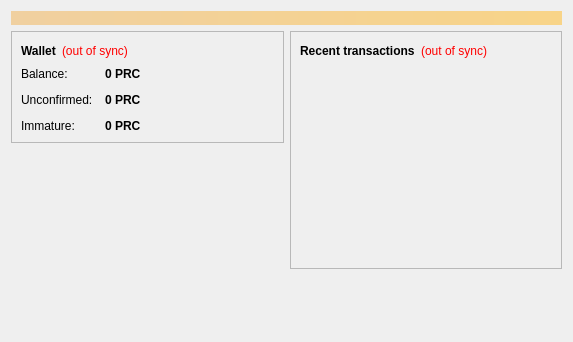
<?xml version="1.0" encoding="UTF-8"?>
<ui version="4.0">
 <class>OverviewPage</class>
 <widget class="QWidget" name="OverviewPage">
  <property name="geometry">
   <rect>
    <x>0</x>
    <y>0</y>
    <width>573</width>
    <height>342</height>
   </rect>
  </property>
  <property name="windowTitle">
   <string>Form</string>
  </property>
  <layout class="QVBoxLayout" name="topLayout">
   <item>
    <widget class="QLabel" name="labelAlerts">
     <property name="visible">
      <bool>false</bool>
     </property>
     <property name="styleSheet">
      <string notr="true">background-color: qlineargradient(x1: 0, y1: 0, x2: 1, y2: 0, stop:0 #F0D0A0, stop:1 #F8D488); color:#000000;</string>
     </property>
     <property name="wordWrap">
      <bool>true</bool>
     </property>
     <property name="margin">
      <number>3</number>
     </property>
    </widget>
   </item>
   <item>
    <layout class="QHBoxLayout" name="horizontalLayout" stretch="1,1">
     <item>
      <layout class="QVBoxLayout" name="verticalLayout_2">
       <item>
        <widget class="QFrame" name="frame">
         <property name="frameShape">
          <enum>QFrame::StyledPanel</enum>
         </property>
         <property name="frameShadow">
          <enum>QFrame::Raised</enum>
         </property>
         <layout class="QVBoxLayout" name="verticalLayout_4">
          <item>
           <layout class="QHBoxLayout" name="horizontalLayout_4">
            <item>
             <widget class="QLabel" name="label_5">
              <property name="font">
               <font>
                <weight>75</weight>
                <bold>true</bold>
               </font>
              </property>
              <property name="text">
               <string>Wallet</string>
              </property>
             </widget>
            </item>
            <item>
             <widget class="QLabel" name="labelWalletStatus">
              <property name="toolTip">
               <string>The displayed information may be out of date. Your wallet automatically synchronizes with the PeoplesReserve network after a connection is established, but this process has not completed yet.</string>
              </property>
              <property name="styleSheet">
               <string notr="true">QLabel { color: red; }</string>
              </property>
              <property name="text">
               <string notr="true">(out of sync)</string>
              </property>
              <property name="alignment">
               <set>Qt::AlignLeading|Qt::AlignLeft|Qt::AlignVCenter</set>
              </property>
             </widget>
            </item>
            <item>
             <spacer name="horizontalSpacer_2">
              <property name="orientation">
               <enum>Qt::Horizontal</enum>
              </property>
              <property name="sizeHint" stdset="0">
               <size>
                <width>40</width>
                <height>20</height>
               </size>
              </property>
             </spacer>
            </item>
           </layout>
          </item>
          <item>
           <layout class="QFormLayout" name="formLayout_2">
            <property name="fieldGrowthPolicy">
             <enum>QFormLayout::AllNonFixedFieldsGrow</enum>
            </property>
            <property name="horizontalSpacing">
             <number>12</number>
            </property>
            <property name="verticalSpacing">
             <number>12</number>
            </property>
            <item row="0" column="0">
             <widget class="QLabel" name="label">
              <property name="text">
               <string>Balance:</string>
              </property>
             </widget>
            </item>
            <item row="0" column="1">
             <widget class="QLabel" name="labelBalance">
              <property name="font">
               <font>
                <weight>75</weight>
                <bold>true</bold>
               </font>
              </property>
              <property name="cursor">
               <cursorShape>IBeamCursor</cursorShape>
              </property>
              <property name="toolTip">
               <string>Your current balance</string>
              </property>
              <property name="text">
               <string notr="true">0 PRC</string>
              </property>
              <property name="textInteractionFlags">
               <set>Qt::LinksAccessibleByMouse|Qt::TextSelectableByKeyboard|Qt::TextSelectableByMouse</set>
              </property>
             </widget>
            </item>
            <item row="1" column="0">
             <widget class="QLabel" name="label_3">
              <property name="text">
               <string>Unconfirmed:</string>
              </property>
             </widget>
            </item>
            <item row="1" column="1">
             <widget class="QLabel" name="labelUnconfirmed">
              <property name="font">
               <font>
                <weight>75</weight>
                <bold>true</bold>
               </font>
              </property>
              <property name="cursor">
               <cursorShape>IBeamCursor</cursorShape>
              </property>
              <property name="toolTip">
               <string>Total of transactions that have yet to be confirmed, and do not yet count toward the current balance</string>
              </property>
              <property name="text">
               <string notr="true">0 PRC</string>
              </property>
              <property name="textInteractionFlags">
               <set>Qt::LinksAccessibleByMouse|Qt::TextSelectableByKeyboard|Qt::TextSelectableByMouse</set>
              </property>
             </widget>
            </item>
            <item row="2" column="0">
             <widget class="QLabel" name="labelImmatureText">
              <property name="text">
               <string>Immature:</string>
              </property>
             </widget>
            </item>
            <item row="2" column="1">
             <widget class="QLabel" name="labelImmature">
              <property name="font">
               <font>
                <weight>75</weight>
                <bold>true</bold>
               </font>
              </property>
              <property name="toolTip">
               <string>Mined balance that has not yet matured</string>
              </property>
              <property name="text">
               <string notr="true">0 PRC</string>
              </property>
              <property name="textInteractionFlags">
               <set>Qt::LinksAccessibleByMouse|Qt::TextSelectableByKeyboard|Qt::TextSelectableByMouse</set>
              </property>
             </widget>
            </item>
           </layout>
          </item>
         </layout>
        </widget>
       </item>
       <item>
        <spacer name="verticalSpacer">
         <property name="orientation">
          <enum>Qt::Vertical</enum>
         </property>
         <property name="sizeHint" stdset="0">
          <size>
           <width>20</width>
           <height>40</height>
          </size>
         </property>
        </spacer>
       </item>
      </layout>
     </item>
     <item>
      <layout class="QVBoxLayout" name="verticalLayout_3">
       <item>
        <widget class="QFrame" name="frame_2">
         <property name="frameShape">
          <enum>QFrame::StyledPanel</enum>
         </property>
         <property name="frameShadow">
          <enum>QFrame::Raised</enum>
         </property>
         <layout class="QVBoxLayout" name="verticalLayout">
          <item>
           <layout class="QHBoxLayout" name="horizontalLayout_2">
            <item>
             <widget class="QLabel" name="label_4">
              <property name="text">
               <string>&lt;b&gt;Recent transactions&lt;/b&gt;</string>
              </property>
             </widget>
            </item>
            <item>
             <widget class="QLabel" name="labelTransactionsStatus">
              <property name="toolTip">
               <string>The displayed information may be out of date. Your wallet automatically synchronizes with the PeoplesReserve network after a connection is established, but this process has not completed yet.</string>
              </property>
              <property name="styleSheet">
               <string notr="true">QLabel { color: red; }</string>
              </property>
              <property name="text">
               <string notr="true">(out of sync)</string>
              </property>
              <property name="alignment">
               <set>Qt::AlignRight|Qt::AlignTrailing|Qt::AlignVCenter</set>
              </property>
             </widget>
            </item>
            <item>
             <spacer name="horizontalSpacer">
              <property name="orientation">
               <enum>Qt::Horizontal</enum>
              </property>
              <property name="sizeHint" stdset="0">
               <size>
                <width>40</width>
                <height>20</height>
               </size>
              </property>
             </spacer>
            </item>
           </layout>
          </item>
          <item>
           <widget class="QListView" name="listTransactions">
            <property name="styleSheet">
             <string notr="true">QListView { background: transparent; }</string>
            </property>
            <property name="frameShape">
             <enum>QFrame::NoFrame</enum>
            </property>
            <property name="verticalScrollBarPolicy">
             <enum>Qt::ScrollBarAlwaysOff</enum>
            </property>
            <property name="horizontalScrollBarPolicy">
             <enum>Qt::ScrollBarAlwaysOff</enum>
            </property>
            <property name="selectionMode">
             <enum>QAbstractItemView::NoSelection</enum>
            </property>
           </widget>
          </item>
         </layout>
        </widget>
       </item>
       <item>
        <spacer name="verticalSpacer_2">
         <property name="orientation">
          <enum>Qt::Vertical</enum>
         </property>
         <property name="sizeHint" stdset="0">
          <size>
           <width>20</width>
           <height>40</height>
          </size>
         </property>
        </spacer>
       </item>
      </layout>
     </item>
    </layout>
   </item>
  </layout>
 </widget>
 <resources/>
 <connections/>
</ui>
